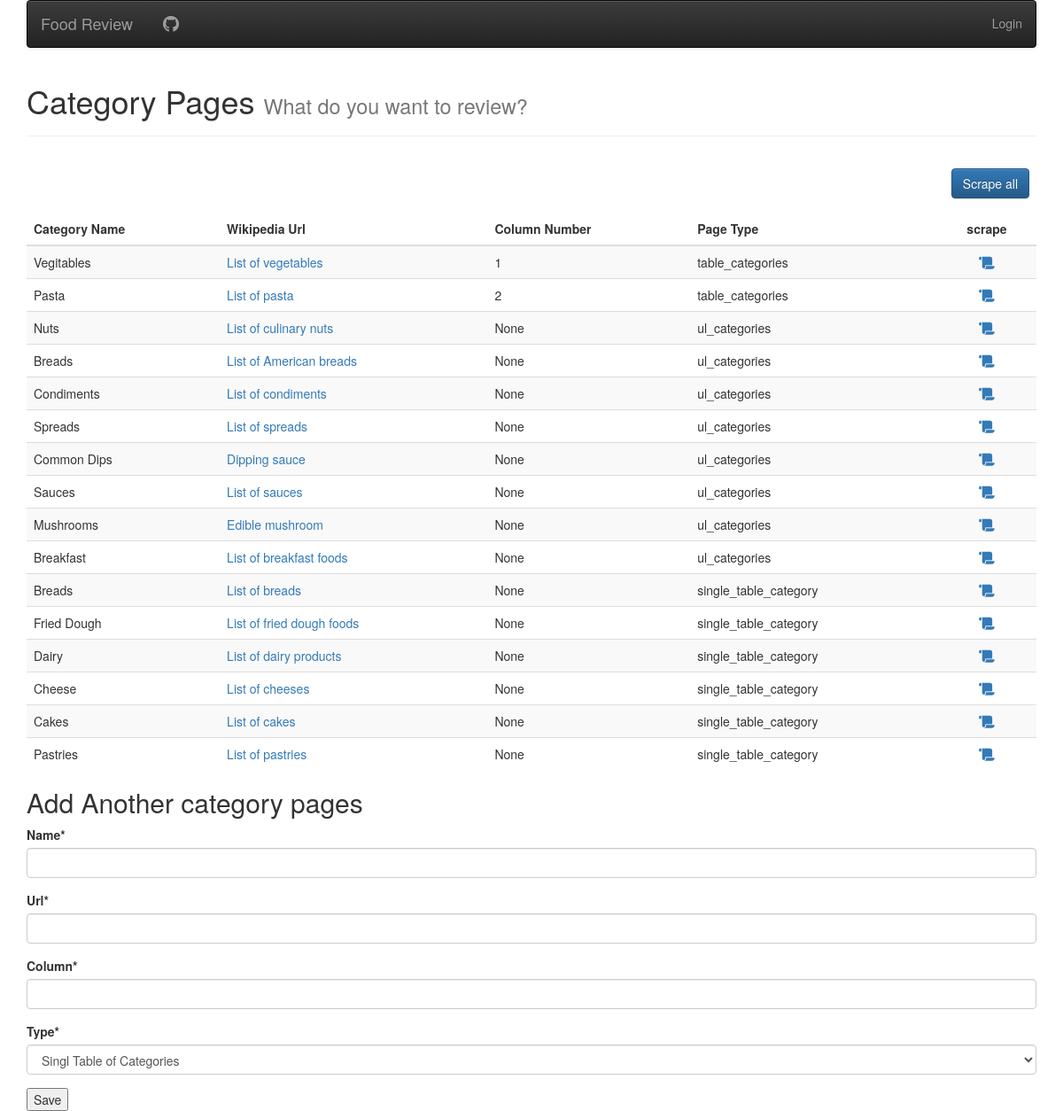
Page /batch on the committed database.
### review/models.py (models this page shows)
class Scrapable(models.Model):
    name = models.CharField(max_length=50)
    url = models.CharField(max_length=1000, unique=True)
    column = models.PositiveSmallIntegerField(null=True)
    isCategory = models.BooleanField(default=True)
    type = models.CharField(max_length=20)
    scraped = models.BooleanField(default=False)
    food_count = models.PositiveIntegerField(null=True)
    @property
    def uri(self):
        return self.url.split('/')[-1].replace('_', ' ')

### review/views/scrape_views.py (the view, shortened to what this page needs)
# urls.py: path('batch', views.Batch.as_view(), name='batch'),
class Batch(View):
    def get(self, request):
        return render(request, 'review/batch.html', {
            'pages': Scrapable.objects.filter(isCategory=True, scraped=False),
            'form': CatScrapableForm(),
        })

### review/forms.py
class CatScrapableForm(forms.ModelForm):
    class Meta:
        model = Scrapable
        fields = ['name', 'url', 'column', 'type']
        widgets = {
            'type': forms.Select(choices=PAGE_TYPE_CHOICES)
        }

### home/context_processors.py (called while the page is built)
def settings(request):
    return {
        'settings': django_settings,
    }

### review/templates/review/batch.html (shortened to what this page needs)
{% extends "base_menu.html" %}
{% load static %}
{% block content %}
<div class="page-header">
  <h1>Category Pages <small>What do you want to review?</small></h1>
</div>
<button class="btn btn-primary pull-right">Scrape all</button>
<table class="table table-striped">
  <thead>
    <tr>
      <th>Category Name</th>
      <th>Wikipedia Url</th>
      <th>Column Number</th>
      <th>Page Type</th>
      <th style="text-align: center;">scrape</th>
    </tr>
  </thead>
  <tbody>
  {% for page in pages %}
    <tr>
      <td>{{page.name}}</td>
      <td><a href="{{page.url}}" target="_blank">{{page.uri}}</a></td>
      <td>{{page.column}}</td>
      <td>{{page.type}}</td>
      <td style="text-align: center;">
        <form action="" method="POST">
          <a class="scrape-one" href="{% url 'review:test' page.id %}">
            <i class="fa fa-scroll" aria-hidden="true"></i>
          </a>
        </form>
      </td>
    </tr>
  {% endfor %}
  </tbody>
</table>
<h2>Add Another category pages</h2>
{% load crispy_forms_tags %}
<form method="POST" action="">
  {{ form|crispy }}
  <input type="submit" value="Save">
</form>
{% endblock %}

### review/templates/review/batch.html (style rules this page uses)
.btn-primary.pull-right { margin: 16px 8px; }

### rows in the picture
Scrapable: name "Vegitables", uri "List of vegetables", column "1", type "table_categories"
Scrapable: name "Pasta", uri "List of pasta", column "2", type "table_categories"
Scrapable: name "Nuts", uri "List of culinary nuts", column "None", type "ul_categories"
Scrapable: name "Breads", uri "List of American breads", column "None", type "ul_categories"
Scrapable: name "Condiments", uri "List of condiments", column "None", type "ul_categories"
Scrapable: name "Spreads", uri "List of spreads", column "None", type "ul_categories"
Scrapable: name "Common Dips", uri "Dipping sauce", column "None", type "ul_categories"
Scrapable: name "Sauces", uri "List of sauces", column "None", type "ul_categories"
Scrapable: name "Mushrooms", uri "Edible mushroom", column "None", type "ul_categories"
Scrapable: name "Breakfast", uri "List of breakfast foods", column "None", type "ul_categories"
Scrapable: name "Breads", uri "List of breads", column "None", type "single_table_category"
Scrapable: name "Fried Dough", uri "List of fried dough foods", column "None", type "single_table_category"
Scrapable: name "Dairy", uri "List of dairy products", column "None", type "single_table_category"
Scrapable: name "Cheese", uri "List of cheeses", column "None", type "single_table_category"
Scrapable: name "Cakes", uri "List of cakes", column "None", type "single_table_category"
Scrapable: name "Pastries", uri "List of pastries", column "None", type "single_table_category"

### other values in the picture
{{ settings.APP_NAME }} "Food Review"
